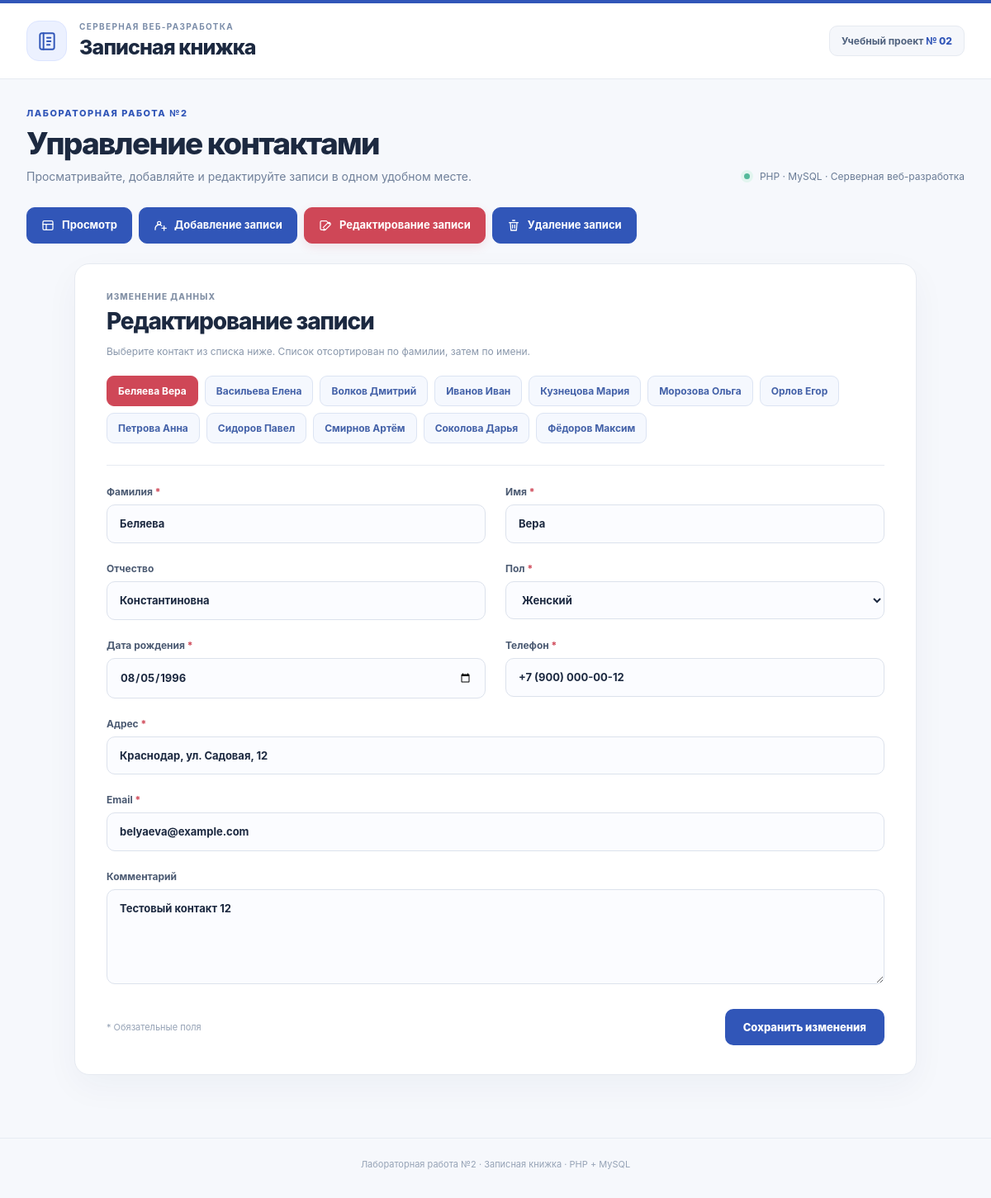
/index.php?action=edit, run on the app's committed database.
### tables this page shows
CREATE TABLE IF NOT EXISTS contacts (
  id INT UNSIGNED AUTO_INCREMENT PRIMARY KEY,
  surname VARCHAR(100) NOT NULL,
  name VARCHAR(100) NOT NULL,
  lastname VARCHAR(100) NOT NULL DEFAULT '',
  gender ENUM('мужской','женский') NOT NULL,
  birth_date DATE NOT NULL,
  phone VARCHAR(40) NOT NULL,
  location VARCHAR(255) NOT NULL,
  email VARCHAR(254) NOT NULL,
  comment TEXT NULL,
  created_at TIMESTAMP NOT NULL DEFAULT CURRENT_TIMESTAMP,
  INDEX idx_full_name (surname, name),
  INDEX idx_birth_date (birth_date)
);

### helpers.php (called while the page is built, shortened)
<?php
function e(?string $value): string
{
    return htmlspecialchars($value ?? '', ENT_QUOTES | ENT_SUBSTITUTE, 'UTF-8');
}
function phoneDigits(?string $value): ?string
{
    $digits = preg_replace('/\D/', '', $value ?? '');
    return strlen($digits) === 11 && $digits[0] === '7' ? $digits : null;
}
function formatPhone(?string $value): string
{
    $raw = trim($value ?? '');
    $digits = phoneDigits($raw);
    return '+7 (' . substr($digits, 1, 3) . ') '
        . substr($digits, 4, 3) . '-'
        . substr($digits, 7, 2) . '-'
        . substr($digits, 9, 2);
}

### edit.php (the view, shortened to what this page needs)
<?php
function renderEdit(PDO $pdo): string
{
    $contacts = $pdo->query('SELECT id, surname, name, lastname, gender, birth_date, phone, location, email, comment '
        . 'FROM contacts ORDER BY surname ASC, name ASC, id ASC')->fetchAll();
    $current = null;
    if ($current === null && $contacts !== []) {
        $current = $contacts[0];
    }
    $values = $current === null ? blankContact() : [
        'surname' => $current['surname'],
        'name' => $current['name'],
        'lastname' => $current['lastname'],
        'gender' => $current['gender'],
        'date' => $current['birth_date'],
        'phone' => formatPhone($current['phone']),
        'location' => $current['location'],
        'email' => $current['email'],
        'comment' => $current['comment'],
    ];
    ?>
    <section class="panel form-panel">
        <p class="eyebrow">Изменение данных</p>
        <h2>Редактирование записи</h2>
        <?php if ($current === null): ?>
            <p class="empty">Нет записей для редактирования. Сначала добавьте контакт.</p>
        <?php else: ?>
            <p class="field-hint">Выберите контакт из списка ниже. Список отсортирован по фамилии, затем по имени.</p>
            <nav class="contact-picker" aria-label="Выбрать контакт для редактирования">
                <?php foreach ($contacts as $contact): ?>
                    <a class="person-link<?= (int) $contact['id'] === (int) $current['id'] ? ' currentRow' : '' ?>"
                       href="index.php?action=edit&amp;id=<?= (int) $contact['id'] ?>"
                       <?= (int) $contact['id'] === (int) $current['id'] ? 'aria-current="page"' : '' ?>>
                        <?= e($contact['surname'] . ' ' . $contact['name']) ?>
                    </a>
                <?php endforeach; ?>
            </nav>
            <form method="post" action="index.php?action=edit&amp;id=<?= (int) $current['id'] ?>" class="contact-form">
                <div class="form-grid">
                    <label>Фамилия <span>*</span><input type="text" name="surname" maxlength="100" required value="<?= e($values['surname']) ?>"></label>
                    <label>Имя <span>*</span><input type="text" name="name" maxlength="100" required value="<?= e($values['name']) ?>"></label>
                    <label>Отчество <input type="text" name="lastname" maxlength="100" value="<?= e($values['lastname']) ?>"></label>
                    <label>Пол <span>*</span><select name="gender" required>
                        <option value="женский" <?= $values['gender'] === 'женский' ? 'selected' : '' ?>>Женский</option>
                    </select></label>
                    <label>Дата рождения <span>*</span><input type="date" name="date" required value="<?= e($values['date']) ?>"></label>
                    <label>Телефон <span>*</span><input type="tel" name="phone" data-phone-mask inputmode="tel" autocomplete="tel" maxlength="18" required value="<?= e($values['phone']) ?>"></label>
                    <label class="full">Адрес <span>*</span><input type="text" name="location" maxlength="255" required value="<?= e($values['location']) ?>"></label>
                    <label class="full">Email <span>*</span><input type="email" name="email" maxlength="254" required value="<?= e($values['email']) ?>"></label>
                    <label class="full">Комментарий <textarea name="comment" rows="4"><?= e($values['comment']) ?></textarea></label>
                </div>
                <div class="form-actions"><span>* Обязательные поля</span><button class="form-btn" type="submit">Сохранить изменения</button></div>
            </form>
        <?php endif; ?>
    </section>
    <?php
    return (string) ob_get_clean();
}

### style.css (style rules this page uses)
:root { --ink: #1c2940; --muted: #70809a; --blue: #3156b8; --blue-hover: #24469e; --red: #cf4757; --red-hover: #b83c4b; --canvas: #f6f8fc; --line: #e6eaf1; --line-strong: #d6ddea; --white: #fff; --shadow: 0 14px 42px rgba(29, 47, 84, .045); --radius: 18px; }
*, *::before, *::after { box-sizing: border-box; }
html { font-family: Inter, -apple-system, BlinkMacSystemFont, "Segoe UI", Arial, sans-serif; font-size: 16px; }
body { margin: 0; background: var(--canvas); color: var(--ink); min-width: 280px; -webkit-font-smoothing: antialiased; }
a { color: var(--blue); text-decoration: none; }
button, input, textarea, select { font: inherit; }
.panel { width: 100%; background: var(--white); border: 1px solid var(--line); border-radius: var(--radius); padding: 26px 29px 24px; box-shadow: var(--shadow); }
.eyebrow { margin: 0 0 4px; color: #8391a6; text-transform: uppercase; letter-spacing: .105em; font-size: 10px; font-weight: 800; }
.panel h2 { margin: 0 0 22px; font-size: 25px; letter-spacing: -.04em; font-weight: 780; }
.form-panel { max-width: 1020px; margin: 0 auto; padding: 33px 38px 35px; }
.form-panel .eyebrow { margin-bottom: 7px; }
.form-panel h2 { font-size: 28px; margin-bottom: 10px; }
.form-panel > .field-hint { margin-top: 4px; }
.contact-form { margin-top: 26px; padding-top: 24px; border-top: 1px solid var(--line); }
.form-grid { display: grid; grid-template-columns: repeat(2,minmax(0,1fr)); gap: 23px 24px; }
.form-grid label { display: block; color: #4b5a72; font-size: 12px; font-weight: 730; }
.form-grid label span { color: var(--red); }
.form-grid .full { grid-column: 1/-1; }
input, select, textarea { display: block; width: 100%; border: 1px solid #dce2ec; border-radius: 10px; background: #fbfcff; color: var(--ink); padding: 13px 15px; margin-top: 8px; font-size: 13px; line-height: 1.45; transition: background .15s, border-color .15s, box-shadow .15s; }
input::placeholder, textarea::placeholder { color: #a3afc1; }
textarea { min-height: 115px; resize: vertical; }
.form-actions { display: flex; gap: 16px; justify-content: space-between; align-items: center; flex-wrap: wrap; margin-top: 30px; }
.form-actions span { color: #95a2b5; font-size: 11px; }
.form-btn { display: inline-flex; justify-content: center; align-items: center; min-height: 44px; border: 0; border-radius: 10px; background: var(--blue); padding: 12px 22px; color: white; cursor: pointer; font-size: 13px; font-weight: 760; }
.field-hint { font-size: 12px; color: #8997ab; line-height: 1.6; margin: 0 0 20px; }
.contact-picker { display: flex; flex-wrap: wrap; gap: 8px; margin: 18px 0 24px; max-height: 195px; overflow-y: auto; padding-right: 5px; }
.person-link { padding: 10px 13px; border: 1px solid #dce4f3; border-radius: 9px; background: #f5f8fe; font-weight: 700; font-size: 12px; color: #4361a8; transition: background-color .15s; }
.person-link.currentRow { background: var(--red); border-color: var(--red); color: #fff; }

### data on the page
contacts: surname+name "Беляева Вера", surname "Беляева", name "Вера", lastname "Константиновна", gender "Женский", date "08/05/1996", location "Краснодар, ул. Садовая, 12", email "belyaeva@example.com", comment "Тестовый контакт 12"
contacts: surname+name "Васильева Елена"
contacts: surname+name "Волков Дмитрий"
contacts: surname+name "Иванов Иван"
contacts: surname+name "Кузнецова Мария"
contacts: surname+name "Морозова Ольга"
contacts: surname+name "Орлов Егор"
contacts: surname+name "Петрова Анна"
contacts: surname+name "Сидоров Павел"
contacts: surname+name "Смирнов Артём"
contacts: surname+name "Соколова Дарья"
contacts: surname+name "Фёдоров Максим"

### other printed values
$label "Просмотр"
$label "Добавление записи"
$label "Редактирование записи"
$label "Удаление записи"
